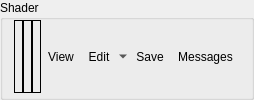
        <widget class="QGroupBox" name="gsShaderGroup">
         <property name="sizePolicy">
          <sizepolicy hsizetype="Preferred" vsizetype="Minimum">
           <horstretch>0</horstretch>
           <verstretch>0</verstretch>
          </sizepolicy>
         </property>
         <property name="title">
          <string>Shader</string>
         </property>
         <layout class="QHBoxLayout" name="horizontalLayout_13">
          <property name="spacing">
           <number>0</number>
          </property>
          <property name="topMargin">
           <number>0</number>
          </property>
          <property name="bottomMargin">
           <number>4</number>
          </property>
          <item>
           <widget class="RDLabel" name="gsPipeline">
            <property name="sizePolicy">
             <sizepolicy hsizetype="Minimum" vsizetype="MinimumExpanding">
              <horstretch>0</horstretch>
              <verstretch>0</verstretch>
             </sizepolicy>
            </property>
            <property name="frameShape">
             <enum>QFrame::Box</enum>
            </property>
            <property name="text">
             <string/>
            </property>
           </widget>
          </item>
          <item>
           <widget class="RDLabel" name="gsShader">
            <property name="sizePolicy">
             <sizepolicy hsizetype="Minimum" vsizetype="MinimumExpanding">
              <horstretch>0</horstretch>
              <verstretch>0</verstretch>
             </sizepolicy>
            </property>
            <property name="frameShape">
             <enum>QFrame::Box</enum>
            </property>
            <property name="text">
             <string/>
            </property>
           </widget>
          </item>
          <item>
           <widget class="RDLabel" name="gsShaderDebug">
            <property name="sizePolicy">
             <sizepolicy hsizetype="Minimum" vsizetype="MinimumExpanding">
              <horstretch>0</horstretch>
              <verstretch>0</verstretch>
             </sizepolicy>
            </property>
            <property name="frameShape">
             <enum>QFrame::Box</enum>
            </property>
            <property name="text">
             <string/>
            </property>
           </widget>
          </item>
          <item>
           <widget class="QToolButton" name="gsShaderViewButton">
            <property name="cursor">
             <cursorShape>PointingHandCursor</cursorShape>
            </property>
            <property name="toolTip">
             <string>Open Shader Source</string>
            </property>
            <property name="text">
             <string>View</string>
            </property>
            <property name="icon">
             <iconset resource="../../Resources/resources.qrc">
              <normaloff>:/action.png</normaloff>:/action.png</iconset>
            </property>
            <property name="toolButtonStyle">
             <enum>Qt::ToolButtonTextBesideIcon</enum>
            </property>
            <property name="autoRaise">
             <bool>true</bool>
            </property>
           </widget>
          </item>
          <item>
           <widget class="QToolButton" name="gsShaderEditButton">
            <property name="toolTip">
             <string>Edit Shader</string>
            </property>
            <property name="text">
             <string>Edit</string>
            </property>
            <property name="icon">
             <iconset resource="../../Resources/resources.qrc">
              <normaloff>:/page_white_edit.png</normaloff>:/page_white_edit.png</iconset>
            </property>
            <property name="popupMode">
             <enum>QToolButton::MenuButtonPopup</enum>
            </property>
            <property name="toolButtonStyle">
             <enum>Qt::ToolButtonTextBesideIcon</enum>
            </property>
            <property name="autoRaise">
             <bool>true</bool>
            </property>
           </widget>
          </item>
          <item>
           <widget class="QToolButton" name="gsShaderSaveButton">
            <property name="toolTip">
             <string>Save Shader SPIR-V</string>
            </property>
            <property name="text">
             <string>Save</string>
            </property>
            <property name="icon">
             <iconset resource="../../Resources/resources.qrc">
              <normaloff>:/save.png</normaloff>:/save.png</iconset>
            </property>
            <property name="toolButtonStyle">
             <enum>Qt::ToolButtonTextBesideIcon</enum>
            </property>
            <property name="autoRaise">
             <bool>true</bool>
            </property>
           </widget>
          </item>
          <item>
           <widget class="QToolButton" name="gsShaderMessagesButton">
            <property name="toolTip">
             <string>View Shader Messages</string>
            </property>
            <property name="text">
             <string>Messages</string>
            </property>
            <property name="icon">
             <iconset resource="../../Resources/resources.qrc">
              <normaloff>:/text_add.png</normaloff>:/text_add.png</iconset>
            </property>
            <property name="toolButtonStyle">
             <enum>Qt::ToolButtonTextBesideIcon</enum>
            </property>
            <property name="autoRaise">
             <bool>true</bool>
            </property>
           </widget>
          </item>
          <item>
           <spacer name="gsShaderSpacer">
            <property name="orientation">
             <enum>Qt::Horizontal</enum>
            </property>
            <property name="sizeHint" stdset="0">
             <size>
              <width>0</width>
              <height>0</height>
             </size>
            </property>
           </spacer>
          </item>
         </layout>
        </widget>
